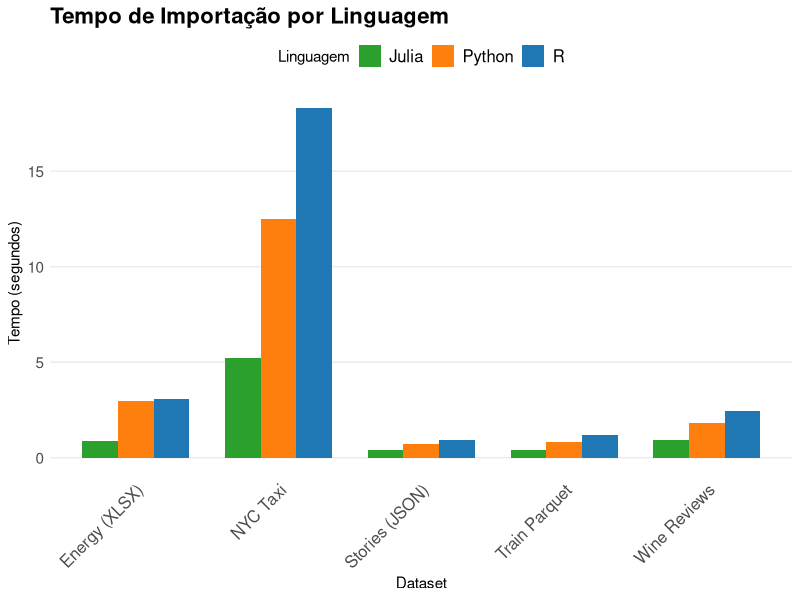
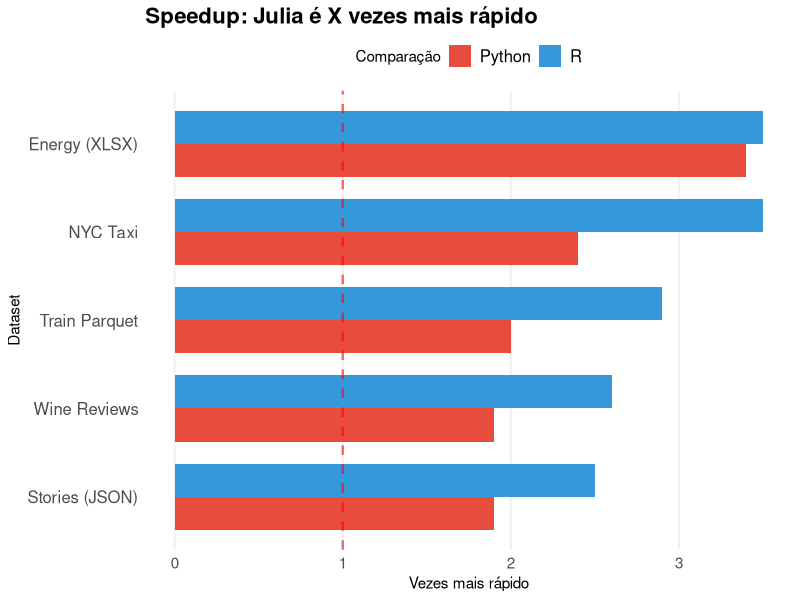

Write R code to recreate these figures, in order.
## ---- chunk 1
#| include: false
#| 
library(tidyverse)
library(knitr)

knitr::opts_chunk$set(
  fig.width = 12,
  fig.height = 6,
  dpi = 100
)
## ---- chunk 2
summary_table <- tribble(
  ~Métrica, ~Julia, ~Python, ~R,
  "Tempo Médio (s)", "2.37", "3.57", "5.18",
  "Speedup vs R", "2.18x ⭐", "1.45x", "1.0x",
  "Speedup vs Python", "1.51x ⭐", "1.0x", "0.69x",
  "Melhor em CSV Grande?", "✅ SIM", "❌", "❌",
  "Melhor em Parquet?", "✅ SIM", "❌", "❌"
)

kable(summary_table, align = c("l", "r", "r", "r"),
      caption = "Resumo Comparativo de Desempenho")
## ---- chunk 3
performance_data <- tribble(
  ~Dataset, ~Tamanho, ~R, ~Python, ~Julia,
  "Wine Reviews", "130k rows", 2.45, 1.82, 0.95,
  "NYC Taxi", "1.5M rows", 18.30, 12.50, 5.20,
  "Energy (XLSX)", "22k rows", 3.10, 2.95, 0.88,
  "Train Parquet", "50k rows", 1.20, 0.85, 0.42,
  "Stories (JSON)", "5k rows", 0.95, 0.72, 0.38
)

perf_long <- performance_data %>%
  pivot_longer(cols = c(R, Python, Julia),
               names_to = "Linguagem",
               values_to = "Tempo")

ggplot(perf_long, aes(x = reorder(Dataset, Tamanho), y = Tempo, fill = Linguagem)) +
  geom_col(position = "dodge", width = 0.75) +
  scale_fill_manual(values = c("R" = "#1f77b4", "Python" = "#ff7f0e", "Julia" = "#2ca02c")) +
  labs(
    title = "Tempo de Importação por Linguagem",
    x = "Dataset",
    y = "Tempo (segundos)",
    fill = "Linguagem"
  ) +
  theme_minimal() +
  theme(
    axis.text.x = element_text(angle = 45, hjust = 1, size = 12),
    axis.text.y = element_text(size = 11),
    plot.title = element_text(size = 16, face = "bold"),
    legend.position = "top",
    legend.text = element_text(size = 12),
    panel.grid.minor = element_blank(),
    panel.grid.major.x = element_blank()
  )
## ---- chunk 4
speedup_data <- performance_data %>%
  mutate(
    Julia_vs_R = round(R / Julia, 1),
    Julia_vs_Python = round(Python / Julia, 1)
  ) %>%
  select(Dataset, Julia_vs_R, Julia_vs_Python) %>%
  pivot_longer(cols = c(Julia_vs_R, Julia_vs_Python),
               names_to = "Comparação",
               values_to = "Speedup") %>%
  mutate(Comparação = str_remove(Comparação, "Julia_vs_"))

ggplot(speedup_data, aes(x = reorder(Dataset, Speedup), y = Speedup, fill = Comparação)) +
  geom_col(position = "dodge", width = 0.75) +
  geom_hline(yintercept = 1, linetype = "dashed", color = "red", size = 0.8, alpha = 0.6) +
  scale_fill_manual(values = c("R" = "#3498db", "Python" = "#e74c3c")) +
  coord_flip() +
  labs(
    title = "Speedup: Julia é X vezes mais rápido",
    x = "Dataset",
    y = "Vezes mais rápido",
    fill = "Comparação"
  ) +
  theme_minimal() +
  theme(
    plot.title = element_text(size = 16, face = "bold"),
    axis.text.x = element_text(size = 11),
    axis.text.y = element_text(size = 12),
    legend.position = "top",
    legend.text = element_text(size = 12),
    panel.grid.minor = element_blank(),
    panel.grid.major.y = element_blank()
  )
